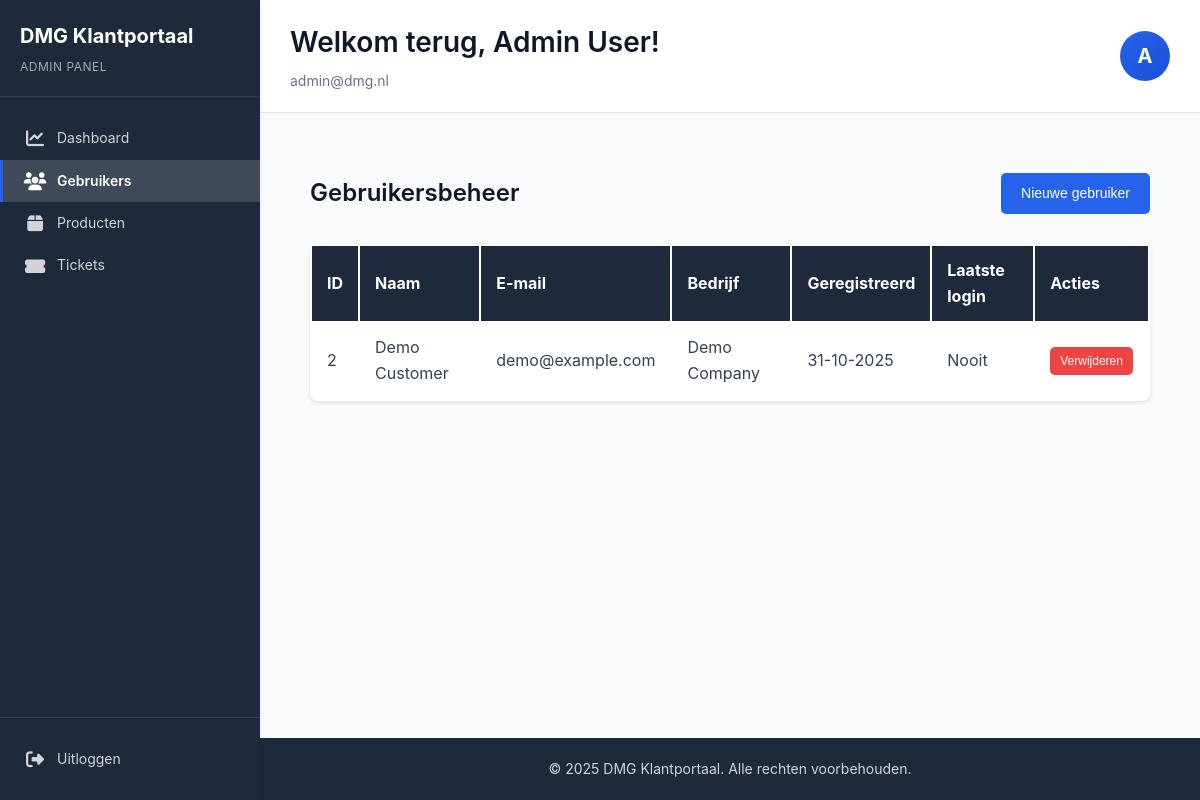
The page /admin/users.php (signed in) on the database its author committed.
### tables this page shows
CREATE TABLE users (
    id INT AUTO_INCREMENT PRIMARY KEY,
    email VARCHAR(255) UNIQUE NOT NULL,
    password VARCHAR(255) NOT NULL,
    first_name VARCHAR(100) NOT NULL,
    last_name VARCHAR(100) NOT NULL,
    company_name VARCHAR(255),
    address VARCHAR(255),
    postal_code VARCHAR(20),
    city VARCHAR(100),
    country VARCHAR(100) DEFAULT 'Nederland',
    phone VARCHAR(50),
    role ENUM('admin', 'customer') NOT NULL DEFAULT 'customer',
    created_at TIMESTAMP DEFAULT CURRENT_TIMESTAMP,
    updated_at TIMESTAMP DEFAULT CURRENT_TIMESTAMP ON UPDATE CURRENT_TIMESTAMP,
    last_login TIMESTAMP NULL,
    active TINYINT(1) DEFAULT 1,
    INDEX idx_email (email),
    INDEX idx_role (role)
);

### src/config/database.php (called while the page is built, shortened)
<?php
class Database {
    private static $instance = null;
    private $connection;
    private function __construct() {
        $dsn = "mysql:host=" . DB_HOST . ";dbname=" . DB_NAME . ";charset=" . DB_CHARSET;
        $options = [
            PDO::ATTR_ERRMODE            => PDO::ERRMODE_EXCEPTION,
            PDO::ATTR_DEFAULT_FETCH_MODE => PDO::FETCH_ASSOC,
            PDO::ATTR_EMULATE_PREPARES   => false,
        ];
        try {
            $this->connection = new PDO($dsn, DB_USER, DB_PASSWORD, $options);
        } catch (PDOException $e) {
            throw new Exception("Connection failed: " . $e->getMessage());
        }
    }
    public static function getInstance() {
        if (self::$instance === null) {
            self::$instance = new self();
        }
        return self::$instance;
    }
    public function getConnection() {
        return $this->connection;
    }
}

### src/classes/User.php (called while the page is built, shortened)
<?php
class User {
    private $db;
    public function __construct() {
        $this->db = Database::getInstance()->getConnection();
    }
    public function getAll($role = null) {
        if ($role) {
            $stmt = $this->db->prepare("SELECT * FROM users WHERE role = ? ORDER BY created_at DESC");
            $stmt->execute([$role]);
        } else {
            $stmt = $this->db->query("SELECT * FROM users ORDER BY created_at DESC");
        }
        return $stmt->fetchAll();
    }
}

### src/admin/users.php (the view, shortened to what this page needs)
<?php
require_once __DIR__ . '/../config/Database.php';
require_once __DIR__ . '/../classes/User.php';
$userModel = new User();
$users = $userModel->getAll('customer');
?>
<?php include __DIR__ . '/../includes/header.php'; ?>
<div class="container">
    <div class="page-header">
        <h1>Gebruikersbeheer</h1>
        <button class="btn btn-primary" onclick="document.getElementById('newUserForm').style.display='block'">
                Nieuwe gebruiker
            </button>
        </div>
        <table class="data-table">
            <thead>
                <tr>
                    <th>ID</th>
                    <th>Naam</th>
                    <th>E-mail</th>
                    <th>Bedrijf</th>
                    <th>Geregistreerd</th>
                    <th>Laatste login</th>
                    <th>Acties</th>
                </tr>
            </thead>
            <tbody>
                <?php foreach ($users as $user): ?>
                    <tr>
                        <td><?php echo $user['id']; ?></td>
                        <td><?php echo htmlspecialchars($user['first_name'] . ' ' . $user['last_name']); ?></td>
                        <td><?php echo htmlspecialchars($user['email']); ?></td>
                        <td><?php echo htmlspecialchars($user['company_name'] ?? '-'); ?></td>
                        <td><?php echo date('d-m-Y', strtotime($user['created_at'])); ?></td>
                        <td><?php echo $user['last_login'] ? date('d-m-Y H:i', strtotime($user['last_login'])) : 'Nooit'; ?></td>
                        <td>
                            <form method="POST" style="display: inline;" onsubmit="return confirm('Weet u zeker dat u deze gebruiker wilt verwijderen?')">
                                <button type="submit" class="btn btn-sm btn-danger">Verwijderen</button>
                            </form>
                        </td>
                    </tr>
                <?php endforeach; ?>
            </tbody>
        </table>
    </div>
<?php include __DIR__ . '/../includes/footer.php'; ?>

### src/css/style.css (style rules this page uses)
* { margin: 0; padding: 0; box-sizing: border-box; }
:root { --primary-color: #2563eb; --primary-hover: #1d4ed8; --primary-light: #dbeafe; --primary-dark: #1e40af; --secondary-color: #64748b; --secondary-hover: #475569; --secondary-light: #f1f5f9; --secondary-dark: #334155; --success-color: #10b981; --success-light: #dcfce7; --success-dark: #166534; --danger-color: #ef4444; --danger-light: #fee2e2; --danger-dark: #991b1b; --warning-color: #f59e0b; --warning-light: #fef3c7; --warning-dark: #92400e; --info-color: #3b82f6; --info-light: #dbeafe; --info-dark: #1e40af; --dark-color: #1e293b; --light-color: #f8fafc; --white: #ffffff; --black: #000000; --gray-50: #f9fafb; --gray-100: #f3f4f6; --gray-200: #e5e7eb; --gray-300: #d1d5db; --gray-400: #9ca3af; --gray-500: #6b7280; --gray-600: #4b5563; --gray-700: #374151; --gray-800: #1f2937; --gray-900: #111827; --text-color: #334155; --text-light: #64748b; --text-dark: #0f172a; --text-muted: #94a3b8; --bg-color: #ffffff; --bg-light: #f8fafc; --bg-dark: #1e293b; --bg-overlay: rgba(0, 0, 0, 0.5); --border-color: #e2e8f0; --border-light: #f1f5f9; --border-dark: #cbd5e1; --sidebar-bg: #ffffff; --sidebar-admin-bg: #1e293b; --sidebar-width: 260px; --sidebar-collapsed-width: 70px; --font-family: -apple-system, BlinkMacSystemFont, 'Segoe UI', Roboto, 'Helvetica Neue', Arial, sans-serif; --font-size-xs: 12px; --font-size-sm: 14px; --font-size-base: 16px; --font-size-lg: 18px; --font-size-xl: 20px; --font-size-2xl: 24px; --font-size-3xl: 28px; --font-size-4xl: 32px; --font-weight-normal: 400; --font-weight-medium: 500; --font-weight-semibold: 600; --font-weight-bold: 700; --line-height-tight: 1.25; --line-height-normal: 1.5; --line-height-relaxed: 1.6; --line-height-loose: 2; --spacing-xs: 5px; --spacing-sm: 10px; --spacing-md: 15px; --spacing-lg: 20px; --spacing-xl: 30px; --spacing-2xl: 40px; --spacing-3xl: 50px; --radius-sm: 5px; --radius-md: 8px; --radius-lg: 10px; --radius-xl: 15px; --radius-full: 50%; --shadow-sm: 0 1px 2px rgba(0, 0, 0, 0.05); --shadow-md: 0 2px 4px rgba(0, 0, 0, 0.1); --shadow-lg: 0 4px 8px rgba(0, 0, 0, 0.15); --shadow-xl: 0 10px 25px rgba(0, 0, 0, 0.2); --shadow-2xl: 0 20px 40px rgba(0, 0, 0, 0.25); --transition-fast: 0.15s ease; --transition-base: 0.3s ease; --transition-slow: 0.5s ease; --z-dropdown: 100; --z-sticky: 500; --z-sidebar: 1000; --z-modal: 2000; --z-tooltip: 3000; --container-max-width: 1400px; --input-height: 40px; --input-padding: 10px; --input-border-width: 1px; --btn-padding-sm: 5px 10px; --btn-padding-md: 10px 20px; --btn-padding-lg: 15px 30px; }
body { font-family: var(--font-family); line-height: var(--line-height-relaxed); color: var(--text-color); background-color: var(--bg-light); font-size: var(--font-size-base); }
.container { max-width: var(--container-max-width); margin: 0 auto; padding: var(--spacing-xl) var(--spacing-lg); }
.page-header { display: flex; justify-content: space-between; align-items: center; margin-bottom: var(--spacing-xl); }
.page-header h1 { font-size: var(--font-size-2xl); color: var(--text-dark); font-weight: var(--font-weight-semibold); }
.btn { display: inline-block; padding: var(--btn-padding-md); border: none; border-radius: var(--radius-sm); cursor: pointer; font-size: var(--font-size-sm); font-weight: var(--font-weight-medium); text-decoration: none; transition: var(--transition-base); line-height: var(--line-height-normal); }
.btn-primary { background: var(--primary-color); color: var(--white) !important; }
.btn-danger { background: var(--danger-color); color: var(--white) !important; }
.btn-sm { padding: var(--btn-padding-sm); font-size: var(--font-size-xs); }
.data-table { width: 100%; background: white; border-radius: 8px; overflow: hidden; box-shadow: 0 2px 4px rgba(0, 0, 0, 0.1); }
.data-table thead { background: var(--dark-color); color: white; }
.data-table th, .data-table td { padding: 12px 15px; text-align: left; }
.data-table tbody tr { border-bottom: 1px solid var(--border-color); }

### rows shown on the page
users: id "2", first_name+last_name "Demo Customer", email "demo@example.com", company_name "Demo Company", created_at "31-10-2025", shows "Nooit"

### other values the page prints
APP_NAME "DMG Klantportaal"
$userName "Admin User"
$userEmail "admin@dmg.nl"
substr($userName, 0, 1) "A"
